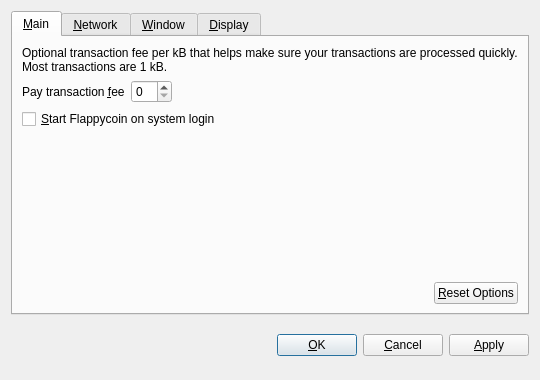
<?xml version="1.0" encoding="UTF-8"?>
<ui version="4.0">
 <class>OptionsDialog</class>
 <widget class="QDialog" name="OptionsDialog">
  <property name="geometry">
   <rect>
    <x>0</x>
    <y>0</y>
    <width>540</width>
    <height>380</height>
   </rect>
  </property>
  <property name="windowTitle">
   <string>Options</string>
  </property>
  <property name="modal">
   <bool>true</bool>
  </property>
  <layout class="QVBoxLayout" name="verticalLayout">
   <item>
    <widget class="QTabWidget" name="tabWidget">
     <property name="tabPosition">
      <enum>QTabWidget::North</enum>
     </property>
     <property name="currentIndex">
      <number>0</number>
     </property>
     <widget class="QWidget" name="tabMain">
      <attribute name="title">
       <string>&amp;Main</string>
      </attribute>
      <layout class="QVBoxLayout" name="verticalLayout_Main">
       <item>
        <widget class="QLabel" name="transactionFeeInfoLabel">
         <property name="text">
          <string>Optional transaction fee per kB that helps make sure your transactions are processed quickly. Most transactions are 1 kB.</string>
         </property>
         <property name="textFormat">
          <enum>Qt::PlainText</enum>
         </property>
         <property name="wordWrap">
          <bool>true</bool>
         </property>
        </widget>
       </item>
       <item>
        <layout class="QHBoxLayout" name="horizontalLayout_1_Main">
         <item>
          <widget class="QLabel" name="transactionFeeLabel">
           <property name="text">
            <string>Pay transaction &amp;fee</string>
           </property>
           <property name="textFormat">
            <enum>Qt::PlainText</enum>
           </property>
           <property name="buddy">
            <cstring>transactionFee</cstring>
           </property>
          </widget>
         </item>
         <item>
          <widget class="BitcoinAmountField" name="transactionFee"/>
         </item>
         <item>
          <spacer name="horizontalSpacer_1_Main">
           <property name="orientation">
            <enum>Qt::Horizontal</enum>
           </property>
           <property name="sizeHint" stdset="0">
            <size>
             <width>40</width>
             <height>20</height>
            </size>
           </property>
          </spacer>
         </item>
        </layout>
       </item>
       <item>
        <widget class="QCheckBox" name="bitcoinAtStartup">
         <property name="toolTip">
          <string>Automatically start Flappycoin after logging in to the system.</string>
         </property>
         <property name="text">
          <string>&amp;Start Flappycoin on system login</string>
         </property>
        </widget>
       </item>
       <item>
        <spacer name="verticalSpacer_Main">
         <property name="orientation">
          <enum>Qt::Vertical</enum>
         </property>
         <property name="sizeHint" stdset="0">
          <size>
           <width>20</width>
           <height>40</height>
          </size>
         </property>
        </spacer>
       </item>
       <item>
        <layout class="QHBoxLayout" name="horizontalLayout_2_Main">
         <item>
          <spacer name="horizontalSpacer_2_Main">
           <property name="orientation">
            <enum>Qt::Horizontal</enum>
           </property>
           <property name="sizeHint" stdset="0">
            <size>
             <width>40</width>
             <height>20</height>
            </size>
           </property>
          </spacer>
         </item>
         <item>
          <widget class="QPushButton" name="resetButton">
           <property name="toolTip">
            <string>Reset all client options to default.</string>
           </property>
           <property name="text">
            <string>&amp;Reset Options</string>
           </property>
           <property name="autoDefault">
            <bool>false</bool>
           </property>
          </widget>
         </item>
        </layout>
       </item>
      </layout>
     </widget>
     <widget class="QWidget" name="tabNetwork">
      <attribute name="title">
       <string>&amp;Network</string>
      </attribute>
      <layout class="QVBoxLayout" name="verticalLayout_Network">
       <item>
        <widget class="QCheckBox" name="mapPortUpnp">
         <property name="toolTip">
          <string>Automatically open the Flappycoin client port on the router. This only works when your router supports UPnP and it is enabled.</string>
         </property>
         <property name="text">
          <string>Map port using &amp;UPnP</string>
         </property>
        </widget>
       </item>
       <item>
        <widget class="QCheckBox" name="connectSocks">
         <property name="toolTip">
          <string>Connect to the Flappycoin network through a SOCKS proxy (e.g. when connecting through Tor).</string>
         </property>
         <property name="text">
          <string>&amp;Connect through SOCKS proxy:</string>
         </property>
        </widget>
       </item>
       <item>
        <layout class="QHBoxLayout" name="horizontalLayout_Network">
         <item>
          <widget class="QLabel" name="proxyIpLabel">
           <property name="text">
            <string>Proxy &amp;IP:</string>
           </property>
           <property name="textFormat">
            <enum>Qt::PlainText</enum>
           </property>
           <property name="buddy">
            <cstring>proxyIp</cstring>
           </property>
          </widget>
         </item>
         <item>
          <widget class="QValidatedLineEdit" name="proxyIp">
           <property name="maximumSize">
            <size>
             <width>140</width>
             <height>16777215</height>
            </size>
           </property>
           <property name="toolTip">
            <string>IP address of the proxy (e.g. 127.0.0.1)</string>
           </property>
          </widget>
         </item>
         <item>
          <widget class="QLabel" name="proxyPortLabel">
           <property name="text">
            <string>&amp;Port:</string>
           </property>
           <property name="textFormat">
            <enum>Qt::PlainText</enum>
           </property>
           <property name="buddy">
            <cstring>proxyPort</cstring>
           </property>
          </widget>
         </item>
         <item>
          <widget class="QLineEdit" name="proxyPort">
           <property name="maximumSize">
            <size>
             <width>55</width>
             <height>16777215</height>
            </size>
           </property>
           <property name="toolTip">
            <string>Port of the proxy (e.g. 9050)</string>
           </property>
          </widget>
         </item>
         <item>
          <widget class="QLabel" name="socksVersionLabel">
           <property name="text">
            <string>SOCKS &amp;Version:</string>
           </property>
           <property name="textFormat">
            <enum>Qt::PlainText</enum>
           </property>
           <property name="buddy">
            <cstring>socksVersion</cstring>
           </property>
          </widget>
         </item>
         <item>
          <widget class="QValueComboBox" name="socksVersion">
           <property name="toolTip">
            <string>SOCKS version of the proxy (e.g. 5)</string>
           </property>
          </widget>
         </item>
         <item>
          <spacer name="horizontalSpacer_Network">
           <property name="orientation">
            <enum>Qt::Horizontal</enum>
           </property>
           <property name="sizeHint" stdset="0">
            <size>
             <width>40</width>
             <height>20</height>
            </size>
           </property>
          </spacer>
         </item>
        </layout>
       </item>
       <item>
        <spacer name="verticalSpacer_Network">
         <property name="orientation">
          <enum>Qt::Vertical</enum>
         </property>
         <property name="sizeHint" stdset="0">
          <size>
           <width>20</width>
           <height>40</height>
          </size>
         </property>
        </spacer>
       </item>
      </layout>
     </widget>
     <widget class="QWidget" name="tabWindow">
      <attribute name="title">
       <string>&amp;Window</string>
      </attribute>
      <layout class="QVBoxLayout" name="verticalLayout_Window">
       <item>
        <widget class="QCheckBox" name="minimizeToTray">
         <property name="toolTip">
          <string>Show only a tray icon after minimizing the window.</string>
         </property>
         <property name="text">
          <string>&amp;Minimize to the tray instead of the taskbar</string>
         </property>
        </widget>
       </item>
       <item>
        <widget class="QCheckBox" name="minimizeOnClose">
         <property name="toolTip">
          <string>Minimize instead of exit the application when the window is closed. When this option is enabled, the application will be closed only after selecting Quit in the menu.</string>
         </property>
         <property name="text">
          <string>M&amp;inimize on close</string>
         </property>
        </widget>
       </item>
       <item>
        <spacer name="verticalSpacer_Window">
         <property name="orientation">
          <enum>Qt::Vertical</enum>
         </property>
         <property name="sizeHint" stdset="0">
          <size>
           <width>20</width>
           <height>40</height>
          </size>
         </property>
        </spacer>
       </item>
      </layout>
     </widget>
     <widget class="QWidget" name="tabDisplay">
      <attribute name="title">
       <string>&amp;Display</string>
      </attribute>
      <layout class="QVBoxLayout" name="verticalLayout_Display">
       <item>
        <layout class="QHBoxLayout" name="horizontalLayout_1_Display">
         <item>
          <widget class="QLabel" name="langLabel">
           <property name="text">
            <string>User Interface &amp;language:</string>
           </property>
           <property name="textFormat">
            <enum>Qt::PlainText</enum>
           </property>
           <property name="buddy">
            <cstring>lang</cstring>
           </property>
          </widget>
         </item>
         <item>
          <widget class="QValueComboBox" name="lang">
           <property name="toolTip">
            <string>The user interface language can be set here. This setting will take effect after restarting Flappycoin.</string>
           </property>
          </widget>
         </item>
        </layout>
       </item>
       <item>
        <layout class="QHBoxLayout" name="horizontalLayout_2_Display">
         <item>
          <widget class="QLabel" name="unitLabel">
           <property name="text">
            <string>&amp;Unit to show amounts in:</string>
           </property>
           <property name="textFormat">
            <enum>Qt::PlainText</enum>
           </property>
           <property name="buddy">
            <cstring>unit</cstring>
           </property>
          </widget>
         </item>
         <item>
          <widget class="QValueComboBox" name="unit">
           <property name="toolTip">
            <string>Choose the default subdivision unit to show in the interface and when sending coins.</string>
           </property>
          </widget>
         </item>
        </layout>
       </item>
       <item>
        <widget class="QCheckBox" name="displayAddresses">
         <property name="toolTip">
          <string>Whether to show Flappycoin addresses in the transaction list or not.</string>
         </property>
         <property name="text">
          <string>&amp;Display addresses in transaction list</string>
         </property>
        </widget>
       </item>
       <item>
        <widget class="QCheckBox" name="coinControlFeatures">
         <property name="toolTip">
          <string>Whether to show coin control features or not.</string>
         </property>
         <property name="text">
          <string>Display coin &amp;control features (experts only!)</string>
         </property>
        </widget>
       </item>
       <item>
        <spacer name="verticalSpacer_Display">
         <property name="orientation">
          <enum>Qt::Vertical</enum>
         </property>
         <property name="sizeHint" stdset="0">
          <size>
           <width>20</width>
           <height>40</height>
          </size>
         </property>
        </spacer>
       </item>
      </layout>
     </widget>
    </widget>
   </item>
   <item>
    <layout class="QHBoxLayout" name="horizontalLayout_Buttons">
     <item>
      <spacer name="horizontalSpacer_1">
       <property name="orientation">
        <enum>Qt::Horizontal</enum>
       </property>
       <property name="sizeHint" stdset="0">
        <size>
         <width>40</width>
         <height>48</height>
        </size>
       </property>
      </spacer>
     </item>
     <item>
      <widget class="QLabel" name="statusLabel">
       <property name="font">
        <font>
         <weight>75</weight>
         <bold>true</bold>
        </font>
       </property>
       <property name="text">
        <string/>
       </property>
       <property name="textFormat">
        <enum>Qt::PlainText</enum>
       </property>
       <property name="wordWrap">
        <bool>true</bool>
       </property>
      </widget>
     </item>
     <item>
      <spacer name="horizontalSpacer_2">
       <property name="orientation">
        <enum>Qt::Horizontal</enum>
       </property>
       <property name="sizeHint" stdset="0">
        <size>
         <width>40</width>
         <height>48</height>
        </size>
       </property>
      </spacer>
     </item>
     <item>
      <widget class="QPushButton" name="okButton">
       <property name="text">
        <string>&amp;OK</string>
       </property>
      </widget>
     </item>
     <item>
      <widget class="QPushButton" name="cancelButton">
       <property name="text">
        <string>&amp;Cancel</string>
       </property>
       <property name="autoDefault">
        <bool>false</bool>
       </property>
      </widget>
     </item>
     <item>
      <widget class="QPushButton" name="applyButton">
       <property name="text">
        <string>&amp;Apply</string>
       </property>
       <property name="autoDefault">
        <bool>false</bool>
       </property>
      </widget>
     </item>
    </layout>
   </item>
  </layout>
 </widget>
 <customwidgets>
  <customwidget>
   <class>BitcoinAmountField</class>
   <extends>QSpinBox</extends>
   <header>bitcoinamountfield.h</header>
   <container>1</container>
  </customwidget>
  <customwidget>
   <class>QValueComboBox</class>
   <extends>QComboBox</extends>
   <header>qvaluecombobox.h</header>
  </customwidget>
  <customwidget>
   <class>QValidatedLineEdit</class>
   <extends>QLineEdit</extends>
   <header>qvalidatedlineedit.h</header>
  </customwidget>
 </customwidgets>
 <resources/>
 <connections/>
</ui>
